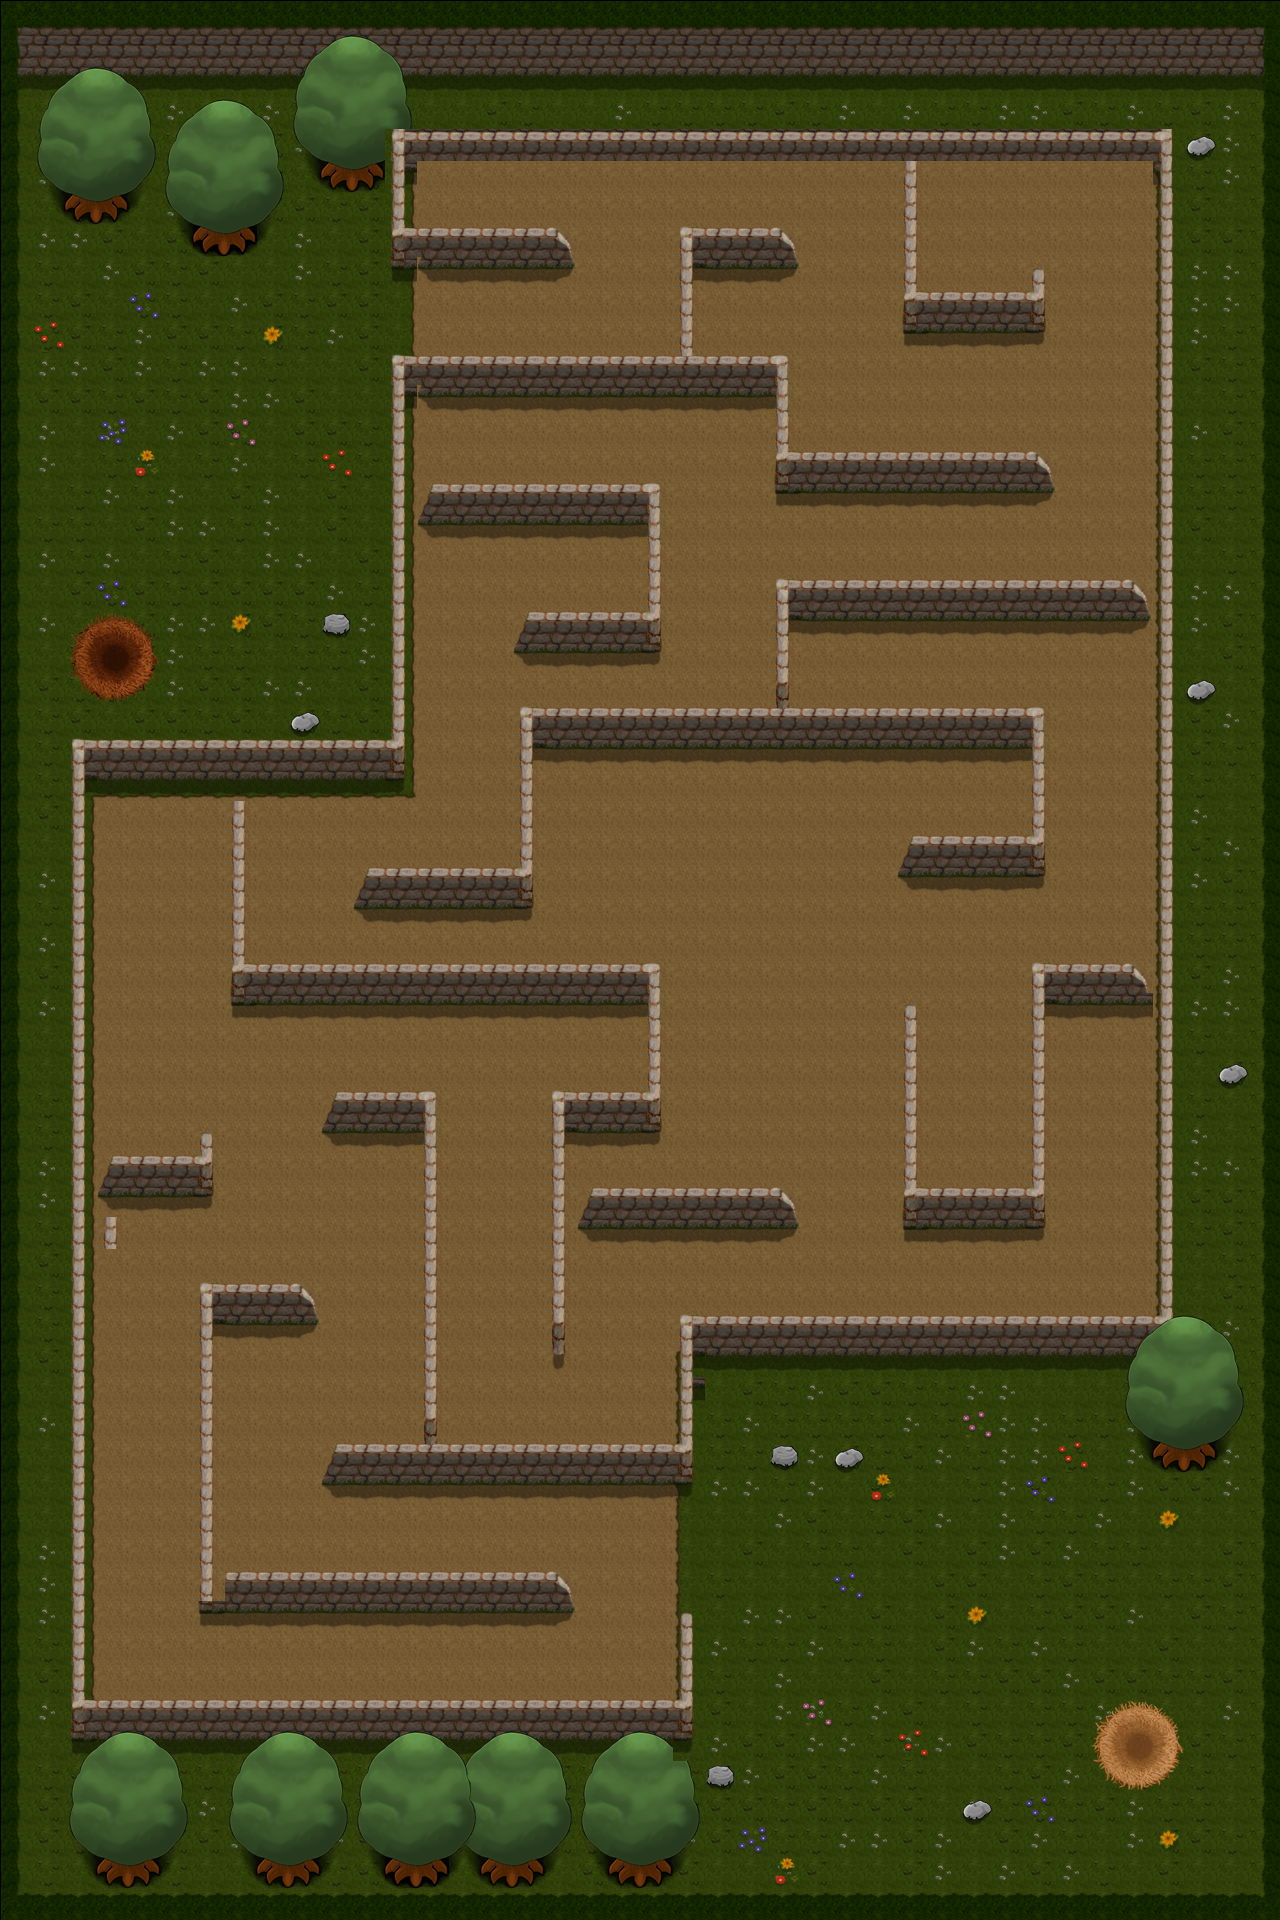

This is a level from a 2D game, rendered from its Tiled map with the project's own tilesets. A one-line summary and the map file follow, with tile-layer data summarised:
An orthogonal 40x60 tile map with 32x32 px tiles, 5 tile layers (Groundlayer (Rand, Wand, Terrain), Zonelayer (hohes Gras, Start), Detaillayer, Overlayer, ...), 15 tilesets and 100 objects (66x solid, 2x dirt, startw, startb).

<map version="1.0" orientation="orthogonal" width="40" height="60" tilewidth="32" tileheight="32">
 <tileset firstgid="1" name="dummyWasserHalb" tilewidth="32" tileheight="32">
  <tileoffset x="1" y="1" />
  <properties>
   <property name="animation" value="" />
   <property name="animationDuration" value="0.15" />
   <property name="animationFrames" value="5" />
   <property name="animationTileOffset" value="5" />
  </properties>
  <image source="tiles/dummyWasserHalb.png" width="128" height="32" />
 </tileset>
 <tileset firstgid="5" name="egg" tilewidth="32" tileheight="32">
  <tileoffset x="1" y="1" />
  <image source="tiles/egg.png" width="32" height="32" />
 </tileset>
 <tileset firstgid="6" name="carrot" tilewidth="32" tileheight="32">
  <tileoffset x="1" y="1" />
  <image source="tiles/carrot.png" width="32" height="32" />
 </tileset>
 <tileset firstgid="7" name="clover" tilewidth="32" tileheight="32">
  <tileoffset x="1" y="1" />
  <image source="tiles/clover.png" width="32" height="32" />
 </tileset>
 <tileset firstgid="8" name="spinach" tilewidth="32" tileheight="32">
  <tileoffset x="1" y="1" />
  <image source="tiles/spinach.png" width="32" height="32" />
 </tileset>
 <tileset firstgid="9" name="straw" tilewidth="32" tileheight="32">
  <tileoffset x="1" y="1" />
  <image source="tiles/straw.png" width="64" height="64" />
 </tileset>
 <tileset firstgid="13" name="bridge_horizontal_left" tilewidth="32" tileheight="96">
  <tileoffset x="1" y="1" />
  <image source="tiles/bridge_horizontal_left.png" width="32" height="96" />
 </tileset>
 <tileset firstgid="14" name="bridge_horizontal_middle" tilewidth="32" tileheight="96">
  <tileoffset x="1" y="1" />
  <image source="tiles/bridge_horizontal_middle.png" width="32" height="96" />
 </tileset>
 <tileset firstgid="15" name="bridge_horizontal_right" tilewidth="32" tileheight="96">
  <tileoffset x="1" y="1" />
  <image source="tiles/bridge_horizontal_right.png" width="32" height="96" />
 </tileset>
 <tileset firstgid="16" name="bridge_vertical_bottom" tilewidth="96" tileheight="32">
  <tileoffset x="1" y="1" />
  <image source="tiles/bridge_vertical_bottom.png" width="96" height="32" />
 </tileset>
 <tileset firstgid="17" name="bridge_vertical_middle" tilewidth="96" tileheight="32">
  <tileoffset x="1" y="1" />
  <image source="tiles/bridge_vertical_middle.png" width="96" height="32" />
 </tileset>
 <tileset firstgid="18" name="bridge_vertical_top" tilewidth="96" tileheight="32">
  <tileoffset x="1" y="1" />
  <image source="tiles/bridge_vertical_top.png" width="96" height="32" />
 </tileset>
 <tileset firstgid="19" name="dummyTilesHalb" tilewidth="32" tileheight="32">
  <tileoffset x="1" y="1" />
  <image source="tiles/dummyTilesHalb.png" width="512" height="512" />
  <terraintypes>
   <terrain name="Gras" tile="-1" />
   <terrain name="Weg" tile="-1" />
   <terrain name="Abgrund" tile="-1" />
   <terrain name="Wasser" tile="-1" />
  </terraintypes>
  <tile id="0" terrain="0,0,0,0" />
  <tile id="1" terrain="0,0,0,0" />
  <tile id="2" terrain="0,0,0,0" />
  <tile id="3" terrain="0,0,0,0" />
  <tile id="16" terrain="0,0,0,1" />
  <tile id="17" terrain="0,0,1,1" />
  <tile id="18" terrain="0,0,1,0" />
  <tile id="32" terrain="0,1,0,1" />
  <tile id="33" terrain="1,1,1,1" />
  <tile id="34" terrain="1,0,1,0" />
  <tile id="35" terrain="0,1,1,1" />
  <tile id="36" terrain="1,0,1,1" />
  <tile id="48" terrain="0,1,0,0" />
  <tile id="49" terrain="1,1,0,0" />
  <tile id="50" terrain="1,0,0,0" />
  <tile id="51" terrain="1,1,0,1" />
  <tile id="52" terrain="1,1,1,0" />
  <tile id="64" terrain="0,0,0,3" />
  <tile id="65" terrain="0,0,3,3" />
  <tile id="66" terrain="0,0,3,0" />
  <tile id="69" terrain="0,0,0,2" />
  <tile id="70" terrain="0,0,2,2" />
  <tile id="71" terrain="0,0,2,0" />
  <tile id="80" terrain="0,3,0,3" />
  <tile id="81" terrain="3,3,3,3" />
  <tile id="82" terrain="3,0,3,0" />
  <tile id="83" terrain="0,3,3,3" />
  <tile id="84" terrain="3,0,3,3" />
  <tile id="85" terrain="0,2,0,2" />
  <tile id="86" terrain="2,2,2,2" />
  <tile id="87" terrain="2,0,2,0" />
  <tile id="88" terrain="0,2,2,2" />
  <tile id="89" terrain="2,0,2,2" />
  <tile id="96" terrain="0,3,0,0" />
  <tile id="97" terrain="3,3,0,0" />
  <tile id="98" terrain="3,0,0,0" />
  <tile id="99" terrain="3,3,0,3" />
  <tile id="100" terrain="3,3,3,0" />
  <tile id="101" terrain="0,2,0,0" />
  <tile id="102" terrain="2,2,0,0" />
  <tile id="103" terrain="2,0,0,0" />
  <tile id="104" terrain="2,2,0,2" />
  <tile id="105" terrain="2,2,2,0" />
 </tileset>
 <tileset firstgid="275" name="bush" tilewidth="64" tileheight="64">
  <tileoffset x="1" y="1" />
  <image source="tiles/bush.png" width="64" height="64" />
 </tileset>
 <tileset firstgid="276" name="home" tilewidth="32" tileheight="32">
  <tileoffset x="1" y="1" />
  <image source="tiles/home.png" width="192" height="96" />
 </tileset>
 <layer name="Groundlayer (Rand, Wand, Terrain)" width="40" height="60">
  <data>[2400 cells, 2400 non-empty, 29 distinct tile ids]</data>
 </layer>
 <layer name="Zonelayer (hohes Gras, Start)" width="40" height="60">
  <data>[2400 cells, 417 non-empty, 35 distinct tile ids]</data>
 </layer>
 <layer name="Detaillayer" width="40" height="60">
  <data>[2400 cells, 69 non-empty, 13 distinct tile ids]</data>
 </layer>
 <objectgroup name="Brueckenebene" width="40" height="60" />
 <objectgroup name="Aktionsebene (Ei, Schalter, Busch, Futter)" width="40" height="60">
  <object gid="275" x="672" y="1600" />
  <object gid="275" x="320" y="352" />
  <object gid="5" x="736" y="928" />
  <object gid="5" x="800" y="928" />
  <object gid="5" x="768" y="960" />
  <object gid="5" x="736" y="1024" />
  <object gid="5" x="800" y="1024" />
  <object gid="5" x="832" y="992" />
  <object gid="5" x="736" y="960" />
  <object gid="6" x="256" y="1568" />
  <object gid="8" x="608" y="1184" />
  <object gid="8" x="608" y="608" />
  <object gid="7" x="448" y="192" />
  <object gid="6" x="960" y="288" />
  <object gid="6" x="704" y="352" />
  <object gid="7" x="96" y="1248" />
  <object gid="8" x="960" y="1184" />
  <object gid="8" x="992" y="832" />
  <object gid="8" x="128" y="1152" />
  <object gid="7" x="160" y="864" />
  <object gid="6" x="96" y="960" />
  <object gid="6" x="832" y="704" />
  <object gid="7" x="1088" y="1088" />
  <object gid="5" x="96" y="288" />
  <object gid="5" x="768" y="1728" />
  <object gid="5" x="608" y="832" />
  <object gid="5" x="736" y="1120" />
  <object gid="5" x="800" y="832" />
  <object gid="5" x="832" y="1088" />
  <object gid="5" x="672" y="896" />
 </objectgroup>
 <objectgroup name="Zonenebene" width="40" height="60">
  <object type="startw" x="1024" y="1632" width="192" height="224">
   <properties>
    <property name="direction" value="up" />
   </properties>
  </object>
  <object type="startb" x="64" y="576" width="224" height="192">
   <properties>
    <property name="direction" value="up" />
   </properties>
  </object>
  <object type="dirt" x="416" y="160" width="736" height="1184" />
  <object type="dirt" x="96" y="800" width="576" height="928" />
 </objectgroup>
 <objectgroup name="Renderlayer" width="40" height="60">
  <properties>
   <property name="renderEntities" value="true" />
  </properties>
 </objectgroup>
 <objectgroup name="Spielerebene (physikalische Zone)" width="40" height="60">
  <object type="solid" x="0" y="0" width="1280" height="96" />
  <object type="solid" x="1248" y="96" width="32" height="1824" />
  <object type="solid" x="32" y="1888" width="1216" height="32" />
  </objectgroup>
 <layer name="Overlayer" width="40" height="60">
  <data>[2400 cells, 325 non-empty, 24 distinct tile ids]</data>
 </layer>
 <layer name="Overoverlayer(je nach Bedarf)" width="40" height="60">
  <data>[2400 cells, 56 non-empty, 20 distinct tile ids]</data>
 </layer>
</map>
<!-- 63 of 100 objects omitted -->
